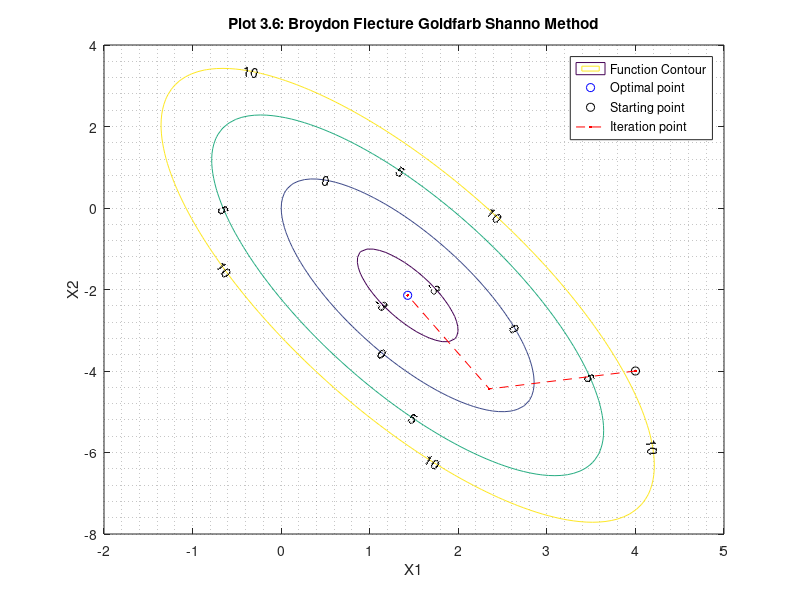

The MATLAB source for this figure:
% This script is for the Homework 3.4 Fletcher Reeves 
% The given function is 
% f(x1,x2)=(4*(x1)*(x1))+((x2)*(x2))-(5*(x1))+(3*(x1)*(x2));
% Initial condition [4;-4]
%% Iteration 1
clc,clear,close;
format rat;
display('OPTIMAL DESIGN: HOMEWORK 3.6 : BRANDON FLECTURE GOLDFARB SHANNO METHOD');
display('Iteration 1--> (Referring values from Steepest Descent method)');
x01=4;x02=-4;x11=(5153/2192);x12=-(2433/548);
df01=15;df02=4;
df11=(8*(x11))-5+(3*(x12));
df12=(2*(x12))+(3*(x11));
df1=[df11;df12];
display('Iteration 1-->');
p11=x11-x01;p12=x12-x02;
p=[p11;p12];
display (p);
y11_dash=df11-df01;y12_dash=df12-df02;
y=[y11_dash;y12_dash];
sigma1=(p)'*(y);
display(sigma1);
hessian=[1,0;0,1];
tau=(y)'*hessian*(y);
display(tau);
D0_dash=(((sigma1+tau)/(sigma1)^2)*(p)*(p)')-(1/(sigma1)^2*(hessian)*y*(hessian*y)');
D0_dash=[-761/1066,-11/34;-11/34,-233/1962];
display(D0_dash);
H1=hessian+D0_dash;display(H1);
s1_dash=(-H1)*(df1);
display(s1_dash);
% The above code is for first iteration only; further values are calculated
% using above code only with changing the values of X vector, s vector and
% then calculating respective alpha and other method respective values using given imperical formulas .
%% Contout plot 
X11=linspace(-2,5);
X12=linspace(-8,4);
[X1,X2]=meshgrid(X11,X12);
fx= (4.*X1.^2) + (X2.^2) - (5.*X1) + (3.*X1.*X2);
% optimal point 
X_OPT1=10/7;X_OPT2=(-15/7);
X1_dash=[4;717/305;10/7];
X2_dash=[-4;-2433/548;-15/7];
[C,h]=contour(X1,X2,fx,[-3,0,5,10]);
clabel(C,h)
title('Plot 3.6: Broydon Flecture Goldfarb Shanno Method'); 
xlabel('X1');
ylabel('X2');
hold on;
grid minor;
plot ((10/7),(-15/7),'bo');
hold on;
plot (4,-4,'ko');
plot(X1_dash,X2_dash,'--r.');
legend('Function Contour','Optimal point','Starting point','Iteration point');
